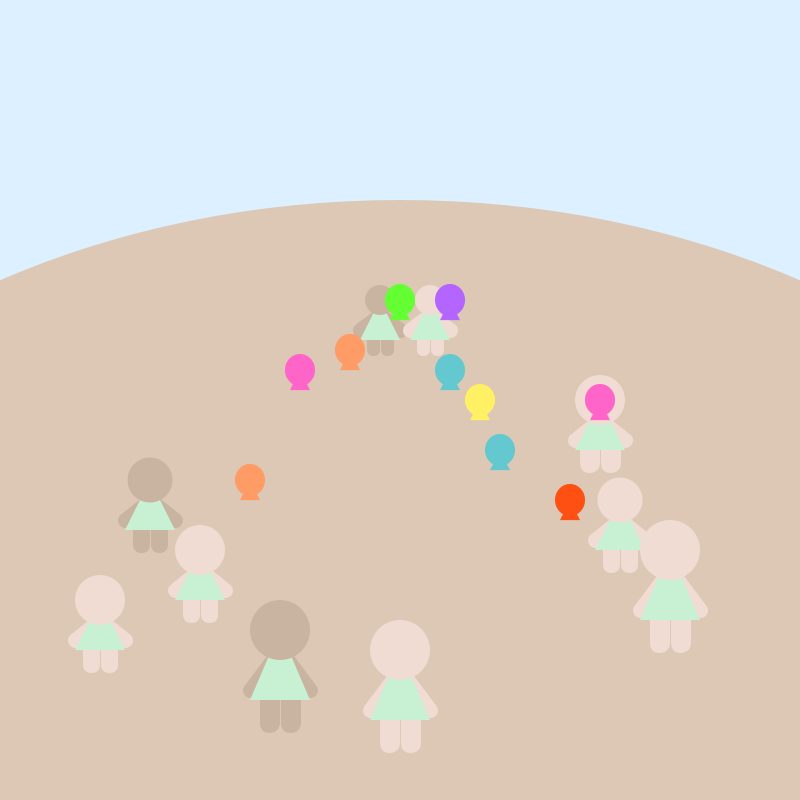
Frame 1 (no input)
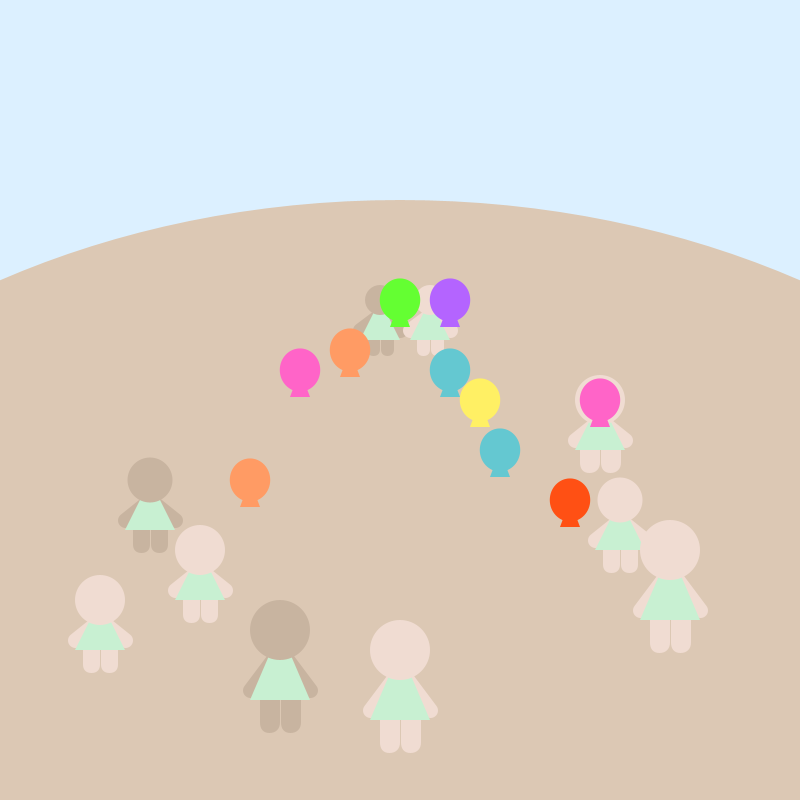
Frame 60 (the mouse pressed at the canvas centre just before this capture)
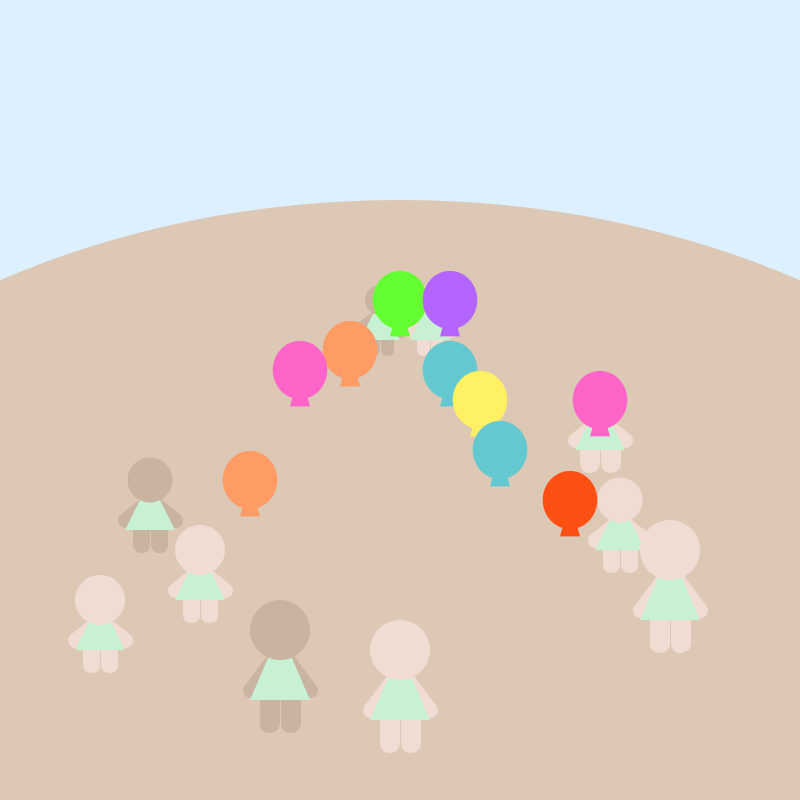
Frame 120 (the mouse held since frame 60 and released just before this capture)

The Processing sketch that drew these frames (run headless with seeded random() and noise(); from frame 60 on, the mouse is pressed at the canvas centre):

// Processing sketch: processing_93776
// ── processing_93776.pde

float a = 10;

class Balloons{
  float size;
  int ballColor;
  float xpos;
  float ypos;
  
  Balloons(int Size,int Color,float X,float Y) {
    size = Size;
    ballColor = Color;
    xpos= X;
    ypos= Y;
  }
  void display(){
    noStroke();
    if(ballColor == 0)
    fill(100, 255, 50);
    else if(ballColor == 1)
    fill(100, 200, 209);
    else if(ballColor == 2)
    fill(255, 240, 100);
    else if(ballColor == 3)
    fill(255, 155, 100);
    else if(ballColor == 4)
    fill(180, 100, 255);
    else if(ballColor == 5)
    fill(255, 100, 200);
    else if(ballColor == 6)
    fill(255, 80, 20);

    triangle(xpos, ypos, xpos - 10, ypos + size * 2, xpos + 10, ypos + size * 2);
    ellipse(xpos, ypos, size * 3, size * 3.2);
  }
}

Balloons[] balloons = new Balloons[10];

void setup() {
  size(800, 800);  
    
  balloons[0] = new Balloons(50, 0, 400, 300);
  balloons[1] = new Balloons(50, 1, 450, 370);
  balloons[2] = new Balloons(50, 5, 600, 400);
  balloons[3] = new Balloons(50, 3, 350, 350); 
  balloons[4] = new Balloons(50, 4, 450, 300);
  balloons[5] = new Balloons(50, 5, 300, 370); 
  balloons[6] = new Balloons(50, 6, 570, 500);  
  balloons[7] = new Balloons(50, 2, 480, 400);   
  balloons[8] = new Balloons(50, 3, 250, 480);  
  balloons[9] = new Balloons(50, 1, 500, 450);    
}

void draw() {
  background(220, 240, 255);
  
  //the ground
  fill(220, 200, 180);
  noStroke();
  ellipse(width / 2, height, width * 2, height * 1.5);
  
  //the chileren's arm
  stroke(240, 220, 210);
  strokeWeight(15);
  line(100, 620, 125, 640);
  line(100, 620, 75, 640);
  
  line(200, 570, 225, 590);
  line(200, 570, 175, 590);

  line(400, 670, 430, 710);
  line(400, 670, 370, 710);
  
  line(620, 520, 645, 540);
  line(620, 520, 595, 540);

  line(670, 570, 700, 610);
  line(670, 570, 640, 610);

  stroke(200, 180, 160);  
  line(150, 500, 175, 520);
  line(150, 500, 125, 520);
  
  line(280, 650, 310, 690);
  line(280, 650, 250, 690);
  
  line(380, 315, 400, 330);
  line(380, 315, 360, 330);
  
  stroke(240, 220, 210);
  line(430, 315, 450, 330);
  line(430, 315, 410, 330);
  
  line(600, 420, 625, 440);
  line(600, 420, 575, 440);
  
  //the children's legs
  strokeWeight(5);
  fill(240, 220, 210);
  rect(103, 650, 12, 20, 0, 0, 10, 10);
  rect(85, 650, 12, 20, 0, 0, 10, 10);  
  
  rect(203, 600, 12, 20, 0, 0, 10, 10);
  rect(185, 600, 12, 20, 0, 0, 10, 10);  

  rect(403, 700, 15, 50, 0, 0, 10, 10);
  rect(382, 700, 15, 50, 0, 0, 10, 10);  
  
  rect(623, 550, 12, 20, 0, 0, 10, 10);
  rect(605, 550, 12, 20, 0, 0, 10, 10);

  rect(673, 600, 15, 50, 0, 0, 10, 10);
  rect(652, 600, 15, 50, 0, 0, 10, 10);
  
  stroke(200, 180, 160);
  fill(200, 180, 160);    
  rect(153, 530, 12, 20, 0, 0, 10, 10);
  rect(135, 530, 12, 20, 0, 0, 10, 10); 

  rect(283, 680, 15, 50, 0, 0, 10, 10);
  rect(262, 680, 15, 50, 0, 0, 10, 10);    

  rect(383, 335, 8, 18, 0, 0, 10, 10);
  rect(369, 335, 8, 18, 0, 0, 10, 10);  

  stroke(240, 220, 210);
  fill(240, 220, 210);    
  rect(433, 335, 8, 18, 0, 0, 10, 10);
  rect(419, 335, 8, 18, 0, 0, 10, 10); 

  rect(603, 450, 15, 20, 0, 0, 10, 10);
  rect(582, 450, 15, 20, 0, 0, 10, 10);   
  
  //the children's body
  fill(200, 240, 210);
  noStroke();
  triangle(100, 600, 125, 650, 75, 650);
  triangle(200, 550, 225, 600, 175, 600);
  triangle(400, 650, 430, 720, 370, 720);
  triangle(620, 500, 645, 550, 595, 550);
  triangle(670, 550, 700, 620, 640, 620);
  triangle(150, 480, 175, 530, 125, 530);
  triangle(280, 630, 310, 700, 250, 700);
  triangle(380, 300, 400, 340, 360, 340);
  triangle(430, 300, 450, 340, 410, 340);
  triangle(600, 400, 625, 450, 575, 450);
  
  //the children's faces
  fill(240, 220, 210);
  ellipse(100, 600, 50, 50);
  ellipse(200, 550, 50, 50);
  ellipse(400, 650, 60, 60);
  ellipse(620, 500, 45, 45);
  ellipse(670, 550, 60, 60);
  fill(200, 180, 160);
  ellipse(150, 480, 45, 45);
  ellipse(280, 630, 60, 60);
  ellipse(380, 300, 30, 30);
  fill(240, 220, 210);
  ellipse(430, 300, 30, 30);
  ellipse(600, 400, 50, 50);
  
  a = a * 1.005;

  for(int i = 0; i < 10; i++) {
    balloons[i].size = a;
  }
  
  for(int i = 0; i < 10; i++) {
    balloons[i].display();
  }

 if(a >= 600) {
   
   background(220, 240, 255);
   textSize(50);
   fill(50);
   text("bye!", 370, height / 2);
 }
}
